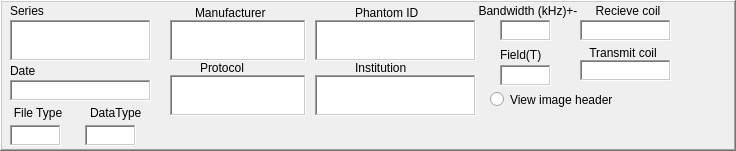
    <widget class="QFrame" name="frame_3">
     <property name="geometry">
      <rect>
       <x>5</x>
       <y>100</y>
       <width>736</width>
       <height>151</height>
      </rect>
     </property>
     <property name="autoFillBackground">
      <bool>true</bool>
     </property>
     <property name="frameShape">
      <enum>QFrame::WinPanel</enum>
     </property>
     <property name="frameShadow">
      <enum>QFrame::Raised</enum>
     </property>
     <widget class="QLabel" name="label">
      <property name="geometry">
       <rect>
        <x>10</x>
        <y>0</y>
        <width>46</width>
        <height>21</height>
       </rect>
      </property>
      <property name="text">
       <string>Series</string>
      </property>
     </widget>
     <widget class="QLabel" name="label_3">
      <property name="geometry">
       <rect>
        <x>10</x>
        <y>60</y>
        <width>51</width>
        <height>21</height>
       </rect>
      </property>
      <property name="text">
       <string>Date</string>
      </property>
     </widget>
     <widget class="QTextEdit" name="lblSeries">
      <property name="geometry">
       <rect>
        <x>10</x>
        <y>20</y>
        <width>141</width>
        <height>41</height>
       </rect>
      </property>
      <property name="frameShape">
       <enum>QFrame::WinPanel</enum>
      </property>
      <property name="verticalScrollBarPolicy">
       <enum>Qt::ScrollBarAlwaysOff</enum>
      </property>
     </widget>
     <widget class="QTextEdit" name="lblDate">
      <property name="geometry">
       <rect>
        <x>10</x>
        <y>80</y>
        <width>141</width>
        <height>21</height>
       </rect>
      </property>
      <property name="frameShape">
       <enum>QFrame::WinPanel</enum>
      </property>
      <property name="verticalScrollBarPolicy">
       <enum>Qt::ScrollBarAlwaysOff</enum>
      </property>
     </widget>
     <widget class="QLabel" name="label_4">
      <property name="geometry">
       <rect>
        <x>195</x>
        <y>5</y>
        <width>91</width>
        <height>16</height>
       </rect>
      </property>
      <property name="text">
       <string>Manufacturer</string>
      </property>
     </widget>
     <widget class="QTextEdit" name="lblManufacturer">
      <property name="geometry">
       <rect>
        <x>170</x>
        <y>20</y>
        <width>136</width>
        <height>41</height>
       </rect>
      </property>
      <property name="frameShape">
       <enum>QFrame::WinPanel</enum>
      </property>
      <property name="verticalScrollBarPolicy">
       <enum>Qt::ScrollBarAlwaysOff</enum>
      </property>
     </widget>
     <widget class="QTextEdit" name="lblField">
      <property name="geometry">
       <rect>
        <x>500</x>
        <y>65</y>
        <width>51</width>
        <height>21</height>
       </rect>
      </property>
      <property name="frameShape">
       <enum>QFrame::WinPanel</enum>
      </property>
      <property name="verticalScrollBarPolicy">
       <enum>Qt::ScrollBarAlwaysOff</enum>
      </property>
     </widget>
     <widget class="QLabel" name="label_5">
      <property name="geometry">
       <rect>
        <x>500</x>
        <y>45</y>
        <width>51</width>
        <height>20</height>
       </rect>
      </property>
      <property name="text">
       <string>Field(T)</string>
      </property>
     </widget>
     <widget class="QLabel" name="label_6">
      <property name="geometry">
       <rect>
        <x>200</x>
        <y>60</y>
        <width>51</width>
        <height>16</height>
       </rect>
      </property>
      <property name="text">
       <string>Protocol</string>
      </property>
     </widget>
     <widget class="QTextEdit" name="lblProtocol">
      <property name="geometry">
       <rect>
        <x>170</x>
        <y>75</y>
        <width>136</width>
        <height>41</height>
       </rect>
      </property>
      <property name="frameShape">
       <enum>QFrame::WinPanel</enum>
      </property>
      <property name="verticalScrollBarPolicy">
       <enum>Qt::ScrollBarAlwaysOff</enum>
      </property>
     </widget>
     <widget class="QLabel" name="label_7">
      <property name="geometry">
       <rect>
        <x>355</x>
        <y>5</y>
        <width>71</width>
        <height>16</height>
       </rect>
      </property>
      <property name="text">
       <string>Phantom ID</string>
      </property>
     </widget>
     <widget class="QTextEdit" name="lblPatient">
      <property name="geometry">
       <rect>
        <x>315</x>
        <y>20</y>
        <width>161</width>
        <height>41</height>
       </rect>
      </property>
      <property name="frameShape">
       <enum>QFrame::WinPanel</enum>
      </property>
      <property name="verticalScrollBarPolicy">
       <enum>Qt::ScrollBarAlwaysOff</enum>
      </property>
     </widget>
     <widget class="QLabel" name="label_8">
      <property name="geometry">
       <rect>
        <x>475</x>
        <y>-5</y>
        <width>106</width>
        <height>31</height>
       </rect>
      </property>
      <property name="text">
       <string>Bandwidth (kHz)+-</string>
      </property>
      <property name="alignment">
       <set>Qt::AlignCenter</set>
      </property>
      <property name="wordWrap">
       <bool>true</bool>
      </property>
     </widget>
     <widget class="QTextEdit" name="lblBW">
      <property name="geometry">
       <rect>
        <x>500</x>
        <y>20</y>
        <width>51</width>
        <height>21</height>
       </rect>
      </property>
      <property name="frameShape">
       <enum>QFrame::WinPanel</enum>
      </property>
      <property name="verticalScrollBarPolicy">
       <enum>Qt::ScrollBarAlwaysOff</enum>
      </property>
     </widget>
     <widget class="QLabel" name="label_9">
      <property name="geometry">
       <rect>
        <x>355</x>
        <y>60</y>
        <width>61</width>
        <height>16</height>
       </rect>
      </property>
      <property name="text">
       <string>Institution</string>
      </property>
     </widget>
     <widget class="QTextEdit" name="lblInstitution">
      <property name="geometry">
       <rect>
        <x>315</x>
        <y>75</y>
        <width>161</width>
        <height>41</height>
       </rect>
      </property>
      <property name="frameShape">
       <enum>QFrame::WinPanel</enum>
      </property>
      <property name="verticalScrollBarPolicy">
       <enum>Qt::ScrollBarAlwaysOff</enum>
      </property>
     </widget>
     <widget class="QTextEdit" name="lblReceiveCoil">
      <property name="geometry">
       <rect>
        <x>580</x>
        <y>20</y>
        <width>91</width>
        <height>21</height>
       </rect>
      </property>
      <property name="frameShape">
       <enum>QFrame::WinPanel</enum>
      </property>
      <property name="verticalScrollBarPolicy">
       <enum>Qt::ScrollBarAlwaysOff</enum>
      </property>
     </widget>
     <widget class="QLabel" name="label_31">
      <property name="geometry">
       <rect>
        <x>585</x>
        <y>0</y>
        <width>86</width>
        <height>21</height>
       </rect>
      </property>
      <property name="text">
       <string>Recieve coil</string>
      </property>
      <property name="alignment">
       <set>Qt::AlignCenter</set>
      </property>
      <property name="wordWrap">
       <bool>true</bool>
      </property>
     </widget>
     <widget class="QLabel" name="label_58">
      <property name="geometry">
       <rect>
        <x>0</x>
        <y>100</y>
        <width>76</width>
        <height>26</height>
       </rect>
      </property>
      <property name="text">
       <string>File Type</string>
      </property>
      <property name="alignment">
       <set>Qt::AlignCenter</set>
      </property>
      <property name="wordWrap">
       <bool>true</bool>
      </property>
     </widget>
     <widget class="QTextEdit" name="lblDataType">
      <property name="geometry">
       <rect>
        <x>85</x>
        <y>125</y>
        <width>51</width>
        <height>21</height>
       </rect>
      </property>
      <property name="frameShape">
       <enum>QFrame::WinPanel</enum>
      </property>
      <property name="verticalScrollBarPolicy">
       <enum>Qt::ScrollBarAlwaysOff</enum>
      </property>
     </widget>
     <widget class="QLabel" name="label_59">
      <property name="geometry">
       <rect>
        <x>90</x>
        <y>100</y>
        <width>71</width>
        <height>26</height>
       </rect>
      </property>
      <property name="text">
       <string>DataType</string>
      </property>
     </widget>
     <widget class="QTextEdit" name="lblFileType">
      <property name="geometry">
       <rect>
        <x>10</x>
        <y>125</y>
        <width>51</width>
        <height>21</height>
       </rect>
      </property>
      <property name="frameShape">
       <enum>QFrame::WinPanel</enum>
      </property>
      <property name="verticalScrollBarPolicy">
       <enum>Qt::ScrollBarAlwaysOff</enum>
      </property>
     </widget>
     <widget class="QRadioButton" name="rbViewDicomHeader">
      <property name="geometry">
       <rect>
        <x>490</x>
        <y>89</y>
        <width>161</width>
        <height>21</height>
       </rect>
      </property>
      <property name="text">
       <string>View image header</string>
      </property>
     </widget>
     <widget class="QLabel" name="label_42">
      <property name="geometry">
       <rect>
        <x>570</x>
        <y>40</y>
        <width>106</width>
        <height>26</height>
       </rect>
      </property>
      <property name="text">
       <string>Transmit coil</string>
      </property>
      <property name="alignment">
       <set>Qt::AlignCenter</set>
      </property>
      <property name="wordWrap">
       <bool>true</bool>
      </property>
     </widget>
     <widget class="QTextEdit" name="lblTransmitCoil">
      <property name="geometry">
       <rect>
        <x>580</x>
        <y>60</y>
        <width>91</width>
        <height>21</height>
       </rect>
      </property>
      <property name="frameShape">
       <enum>QFrame::WinPanel</enum>
      </property>
      <property name="verticalScrollBarPolicy">
       <enum>Qt::ScrollBarAlwaysOff</enum>
      </property>
     </widget>
     <zorder>label_3</zorder>
     <zorder>lblSeries</zorder>
     <zorder>lblDate</zorder>
     <zorder>label_4</zorder>
     <zorder>lblManufacturer</zorder>
     <zorder>lblField</zorder>
     <zorder>label_5</zorder>
     <zorder>label_6</zorder>
     <zorder>lblProtocol</zorder>
     <zorder>label_7</zorder>
     <zorder>lblPatient</zorder>
     <zorder>label_8</zorder>
     <zorder>lblBW</zorder>
     <zorder>label_9</zorder>
     <zorder>lblInstitution</zorder>
     <zorder>lblReceiveCoil</zorder>
     <zorder>label_31</zorder>
     <zorder>label_58</zorder>
     <zorder>lblDataType</zorder>
     <zorder>label_59</zorder>
     <zorder>lblFileType</zorder>
     <zorder>label</zorder>
     <zorder>rbViewDicomHeader</zorder>
     <zorder>label_42</zorder>
     <zorder>lblTransmitCoil</zorder>
    </widget>
